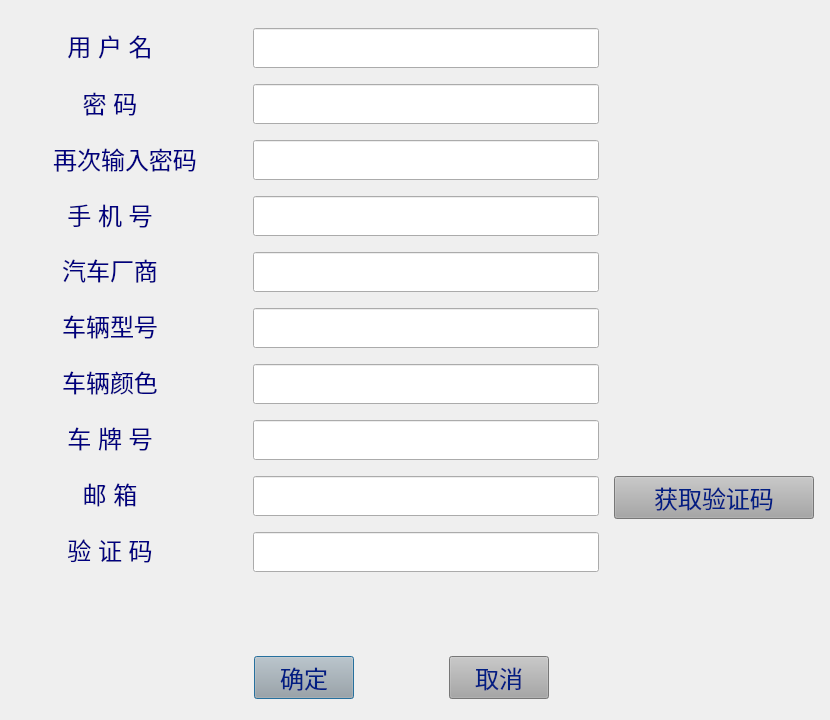
<?xml version="1.0" encoding="UTF-8"?>
<ui version="4.0">
 <class>Regist</class>
 <widget class="QDialog" name="Regist">
  <property name="geometry">
   <rect>
    <x>0</x>
    <y>0</y>
    <width>830</width>
    <height>720</height>
   </rect>
  </property>
  <property name="windowTitle">
   <string>欢迎注册爱停车</string>
  </property>
  <property name="styleSheet">
   <string notr="true">QDialog
{
	background-image:url(:/new/prefix1/picture/water_zhu_heibai.jpg)
}</string>
  </property>
  <widget class="QLineEdit" name="register_email_edit">
   <property name="geometry">
    <rect>
     <x>253</x>
     <y>476</y>
     <width>346</width>
     <height>40</height>
    </rect>
   </property>
   <property name="font">
    <font>
     <family>宋体</family>
     <pointsize>14</pointsize>
    </font>
   </property>
   <property name="styleSheet">
    <string notr="true">QLineEdit
{
color:rgb(0,0,127);
}</string>
   </property>
   <property name="clearButtonEnabled">
    <bool>true</bool>
   </property>
  </widget>
  <widget class="QLineEdit" name="register_verification_code_edit">
   <property name="geometry">
    <rect>
     <x>253</x>
     <y>532</y>
     <width>346</width>
     <height>40</height>
    </rect>
   </property>
   <property name="font">
    <font>
     <family>宋体</family>
     <pointsize>14</pointsize>
    </font>
   </property>
   <property name="focusPolicy">
    <enum>Qt::StrongFocus</enum>
   </property>
   <property name="styleSheet">
    <string notr="true">QLineEdit
{
color:rgb(0,0,127);
}</string>
   </property>
   <property name="clearButtonEnabled">
    <bool>true</bool>
   </property>
  </widget>
  <widget class="QLabel" name="register_verification_code_label">
   <property name="geometry">
    <rect>
     <x>10</x>
     <y>532</y>
     <width>200</width>
     <height>36</height>
    </rect>
   </property>
   <property name="font">
    <font>
     <family>Arial</family>
     <pointsize>18</pointsize>
    </font>
   </property>
   <property name="text">
    <string>&lt;html&gt;&lt;head/&gt;&lt;body&gt;&lt;p align=&quot;center&quot;&gt;&lt;span style=&quot; font-size:18pt; color:#00007f;&quot;&gt;验 证 码&lt;/span&gt;&lt;/p&gt;&lt;/body&gt;&lt;/html&gt;</string>
   </property>
  </widget>
  <widget class="QLabel" name="register_phonenumber_label">
   <property name="geometry">
    <rect>
     <x>10</x>
     <y>196</y>
     <width>200</width>
     <height>38</height>
    </rect>
   </property>
   <property name="text">
    <string>&lt;html&gt;&lt;head/&gt;&lt;body&gt;&lt;p align=&quot;center&quot;&gt;&lt;span style=&quot; font-size:18pt; color:#00007f;&quot;&gt;手 机 号&lt;/span&gt;&lt;/p&gt;&lt;/body&gt;&lt;/html&gt;</string>
   </property>
  </widget>
  <widget class="QLabel" name="register_car_factory_label">
   <property name="geometry">
    <rect>
     <x>10</x>
     <y>252</y>
     <width>200</width>
     <height>36</height>
    </rect>
   </property>
   <property name="font">
    <font>
     <family>Arial</family>
     <pointsize>18</pointsize>
    </font>
   </property>
   <property name="text">
    <string>&lt;html&gt;&lt;head/&gt;&lt;body&gt;&lt;p align=&quot;center&quot;&gt;&lt;span style=&quot; font-size:18pt; color:#00007f;&quot;&gt;汽车厂商&lt;/span&gt;&lt;/p&gt;&lt;/body&gt;&lt;/html&gt;</string>
   </property>
  </widget>
  <widget class="QLineEdit" name="register_password_agin_edit">
   <property name="geometry">
    <rect>
     <x>253</x>
     <y>140</y>
     <width>346</width>
     <height>40</height>
    </rect>
   </property>
   <property name="font">
    <font>
     <family>宋体</family>
     <pointsize>14</pointsize>
    </font>
   </property>
   <property name="styleSheet">
    <string notr="true">QLineEdit
{
color:rgb(0,0,127);
}</string>
   </property>
   <property name="echoMode">
    <enum>QLineEdit::Password</enum>
   </property>
   <property name="clearButtonEnabled">
    <bool>true</bool>
   </property>
  </widget>
  <widget class="QPushButton" name="register_enter_button">
   <property name="geometry">
    <rect>
     <x>254</x>
     <y>656</y>
     <width>100</width>
     <height>43</height>
    </rect>
   </property>
   <property name="sizePolicy">
    <sizepolicy hsizetype="Fixed" vsizetype="Fixed">
     <horstretch>0</horstretch>
     <verstretch>0</verstretch>
    </sizepolicy>
   </property>
   <property name="sizeIncrement">
    <size>
     <width>30</width>
     <height>30</height>
    </size>
   </property>
   <property name="font">
    <font>
     <family>Arial</family>
     <pointsize>18</pointsize>
    </font>
   </property>
   <property name="toolTip">
    <string/>
   </property>
   <property name="styleSheet">
    <string notr="true">QPushButton
{
background-color:rgb(166,166,166);
color:rgb(0,30,131);
}

QPushButton:hover
{
background-color:rgb(239,239,239);
color:back;
}</string>
   </property>
   <property name="text">
    <string>确定</string>
   </property>
  </widget>
  <widget class="QLabel" name="register_car_model_label">
   <property name="geometry">
    <rect>
     <x>10</x>
     <y>308</y>
     <width>200</width>
     <height>36</height>
    </rect>
   </property>
   <property name="font">
    <font>
     <family>Arial</family>
     <pointsize>18</pointsize>
    </font>
   </property>
   <property name="text">
    <string>&lt;html&gt;&lt;head/&gt;&lt;body&gt;&lt;p align=&quot;center&quot;&gt;&lt;span style=&quot; font-size:18pt; color:#00007f;&quot;&gt;车辆型号&lt;/span&gt;&lt;/p&gt;&lt;/body&gt;&lt;/html&gt;</string>
   </property>
  </widget>
  <widget class="QLabel" name="register_car_color_label">
   <property name="geometry">
    <rect>
     <x>10</x>
     <y>364</y>
     <width>200</width>
     <height>36</height>
    </rect>
   </property>
   <property name="font">
    <font>
     <family>Arial</family>
     <pointsize>18</pointsize>
    </font>
   </property>
   <property name="text">
    <string>&lt;html&gt;&lt;head/&gt;&lt;body&gt;&lt;p align=&quot;center&quot;&gt;&lt;span style=&quot; font-size:18pt; color:#00007f;&quot;&gt;车辆颜色&lt;/span&gt;&lt;/p&gt;&lt;/body&gt;&lt;/html&gt;</string>
   </property>
  </widget>
  <widget class="QLineEdit" name="register_car_model_edit">
   <property name="geometry">
    <rect>
     <x>253</x>
     <y>308</y>
     <width>346</width>
     <height>40</height>
    </rect>
   </property>
   <property name="font">
    <font>
     <family>宋体</family>
     <pointsize>14</pointsize>
    </font>
   </property>
   <property name="styleSheet">
    <string notr="true">QLineEdit
{
color:rgb(0,0,127);
}</string>
   </property>
   <property name="echoMode">
    <enum>QLineEdit::Normal</enum>
   </property>
   <property name="clearButtonEnabled">
    <bool>true</bool>
   </property>
  </widget>
  <widget class="QLabel" name="register_tooltip_label">
   <property name="geometry">
    <rect>
     <x>113</x>
     <y>591</y>
     <width>600</width>
     <height>45</height>
    </rect>
   </property>
   <property name="font">
    <font>
     <family>宋体</family>
     <pointsize>16</pointsize>
    </font>
   </property>
   <property name="text">
    <string/>
   </property>
  </widget>
  <widget class="QLabel" name="register_password_label">
   <property name="geometry">
    <rect>
     <x>10</x>
     <y>84</y>
     <width>200</width>
     <height>38</height>
    </rect>
   </property>
   <property name="font">
    <font>
     <family>Arial</family>
     <pointsize>18</pointsize>
    </font>
   </property>
   <property name="text">
    <string>&lt;html&gt;&lt;head/&gt;&lt;body&gt;&lt;p align=&quot;center&quot;&gt;&lt;span style=&quot; font-size:18pt; color:#00007f;&quot;&gt;密 码&lt;/span&gt;&lt;/p&gt;&lt;/body&gt;&lt;/html&gt;</string>
   </property>
  </widget>
  <widget class="QLineEdit" name="register_car_color_edit">
   <property name="geometry">
    <rect>
     <x>253</x>
     <y>364</y>
     <width>346</width>
     <height>40</height>
    </rect>
   </property>
   <property name="font">
    <font>
     <family>宋体</family>
     <pointsize>14</pointsize>
    </font>
   </property>
   <property name="styleSheet">
    <string notr="true">QLineEdit
{
color:rgb(0,0,127);
}</string>
   </property>
   <property name="echoMode">
    <enum>QLineEdit::Normal</enum>
   </property>
   <property name="clearButtonEnabled">
    <bool>true</bool>
   </property>
  </widget>
  <widget class="QLineEdit" name="register_password_edit">
   <property name="geometry">
    <rect>
     <x>253</x>
     <y>84</y>
     <width>346</width>
     <height>40</height>
    </rect>
   </property>
   <property name="font">
    <font>
     <family>宋体</family>
     <pointsize>14</pointsize>
    </font>
   </property>
   <property name="styleSheet">
    <string notr="true">QLineEdit
{
color:rgb(0,0,127);
}</string>
   </property>
   <property name="echoMode">
    <enum>QLineEdit::Password</enum>
   </property>
   <property name="clearButtonEnabled">
    <bool>true</bool>
   </property>
  </widget>
  <widget class="QLabel" name="register_username_label">
   <property name="geometry">
    <rect>
     <x>10</x>
     <y>28</y>
     <width>200</width>
     <height>36</height>
    </rect>
   </property>
   <property name="font">
    <font>
     <family>Arial</family>
     <pointsize>18</pointsize>
    </font>
   </property>
   <property name="text">
    <string>&lt;html&gt;&lt;head/&gt;&lt;body&gt;&lt;p align=&quot;center&quot;&gt;&lt;span style=&quot; font-size:18pt; color:#00007f;&quot;&gt;用 户 名&lt;/span&gt;&lt;/p&gt;&lt;/body&gt;&lt;/html&gt;</string>
   </property>
  </widget>
  <widget class="QLineEdit" name="register_phonenumber_edit">
   <property name="geometry">
    <rect>
     <x>253</x>
     <y>196</y>
     <width>346</width>
     <height>40</height>
    </rect>
   </property>
   <property name="font">
    <font>
     <family>宋体</family>
     <pointsize>14</pointsize>
    </font>
   </property>
   <property name="focusPolicy">
    <enum>Qt::StrongFocus</enum>
   </property>
   <property name="styleSheet">
    <string notr="true">QLineEdit
{
color:rgb(0,0,127);
}</string>
   </property>
   <property name="echoMode">
    <enum>QLineEdit::Normal</enum>
   </property>
   <property name="clearButtonEnabled">
    <bool>true</bool>
   </property>
  </widget>
  <widget class="QLabel" name="register_password_agin_label">
   <property name="geometry">
    <rect>
     <x>10</x>
     <y>140</y>
     <width>230</width>
     <height>38</height>
    </rect>
   </property>
   <property name="font">
    <font>
     <family>Arial</family>
     <pointsize>18</pointsize>
    </font>
   </property>
   <property name="text">
    <string>&lt;html&gt;&lt;head/&gt;&lt;body&gt;&lt;p align=&quot;center&quot;&gt;&lt;span style=&quot; font-size:18pt; color:#00007f;&quot;&gt;再次输入密码&lt;/span&gt;&lt;/p&gt;&lt;/body&gt;&lt;/html&gt;</string>
   </property>
  </widget>
  <widget class="QPushButton" name="register_cancel_button">
   <property name="geometry">
    <rect>
     <x>449</x>
     <y>656</y>
     <width>100</width>
     <height>43</height>
    </rect>
   </property>
   <property name="sizePolicy">
    <sizepolicy hsizetype="Fixed" vsizetype="Fixed">
     <horstretch>0</horstretch>
     <verstretch>0</verstretch>
    </sizepolicy>
   </property>
   <property name="font">
    <font>
     <family>Arial</family>
     <pointsize>18</pointsize>
    </font>
   </property>
   <property name="toolTip">
    <string>提交注册信息</string>
   </property>
   <property name="styleSheet">
    <string notr="true">QPushButton
{
background-color:rgb(166,166,166);
color:rgb(0,30,131);
}

QPushButton:hover
{
background-color:rgb(239,239,239);
color:back;
}</string>
   </property>
   <property name="text">
    <string>取消</string>
   </property>
  </widget>
  <widget class="QLineEdit" name="register_car_factory_edit">
   <property name="geometry">
    <rect>
     <x>253</x>
     <y>252</y>
     <width>346</width>
     <height>40</height>
    </rect>
   </property>
   <property name="font">
    <font>
     <family>宋体</family>
     <pointsize>14</pointsize>
    </font>
   </property>
   <property name="styleSheet">
    <string notr="true">QLineEdit
{
color:rgb(0,0,127);
}</string>
   </property>
   <property name="echoMode">
    <enum>QLineEdit::Normal</enum>
   </property>
   <property name="clearButtonEnabled">
    <bool>true</bool>
   </property>
  </widget>
  <widget class="QPushButton" name="register_get_verification_code_btn">
   <property name="geometry">
    <rect>
     <x>614</x>
     <y>476</y>
     <width>200</width>
     <height>43</height>
    </rect>
   </property>
   <property name="font">
    <font>
     <family>Arial</family>
     <pointsize>18</pointsize>
    </font>
   </property>
   <property name="contextMenuPolicy">
    <enum>Qt::DefaultContextMenu</enum>
   </property>
   <property name="layoutDirection">
    <enum>Qt::LeftToRight</enum>
   </property>
   <property name="styleSheet">
    <string notr="true">QPushButton
{
background-color:rgb(166,166,166);
color:rgb(0,30,131);
}

QPushButton:hover
{
background-color:rgb(239,239,239);
color:back;
}</string>
   </property>
   <property name="text">
    <string>获取验证码</string>
   </property>
  </widget>
  <widget class="QLabel" name="register_email_label">
   <property name="geometry">
    <rect>
     <x>10</x>
     <y>476</y>
     <width>200</width>
     <height>36</height>
    </rect>
   </property>
   <property name="font">
    <font>
     <family>Arial</family>
     <pointsize>18</pointsize>
    </font>
   </property>
   <property name="text">
    <string>&lt;html&gt;&lt;head/&gt;&lt;body&gt;&lt;p align=&quot;center&quot;&gt;&lt;span style=&quot; font-size:18pt; color:#00007f;&quot;&gt;邮 箱&lt;/span&gt;&lt;/p&gt;&lt;/body&gt;&lt;/html&gt;</string>
   </property>
  </widget>
  <widget class="QLineEdit" name="register_plate_number_edit">
   <property name="geometry">
    <rect>
     <x>253</x>
     <y>420</y>
     <width>346</width>
     <height>40</height>
    </rect>
   </property>
   <property name="font">
    <font>
     <family>宋体</family>
     <pointsize>14</pointsize>
    </font>
   </property>
   <property name="styleSheet">
    <string notr="true">QLineEdit
{
color:rgb(0,0,127);
}</string>
   </property>
   <property name="echoMode">
    <enum>QLineEdit::Normal</enum>
   </property>
   <property name="clearButtonEnabled">
    <bool>true</bool>
   </property>
  </widget>
  <widget class="QLineEdit" name="register_username_edit">
   <property name="geometry">
    <rect>
     <x>253</x>
     <y>28</y>
     <width>346</width>
     <height>40</height>
    </rect>
   </property>
   <property name="sizePolicy">
    <sizepolicy hsizetype="Expanding" vsizetype="Fixed">
     <horstretch>0</horstretch>
     <verstretch>0</verstretch>
    </sizepolicy>
   </property>
   <property name="font">
    <font>
     <family>宋体</family>
     <pointsize>14</pointsize>
    </font>
   </property>
   <property name="styleSheet">
    <string notr="true">QLineEdit
{
color:rgb(0,0,127);
placeholder:'请输入中文',
}</string>
   </property>
   <property name="inputMask">
    <string/>
   </property>
   <property name="clearButtonEnabled">
    <bool>true</bool>
   </property>
  </widget>
  <widget class="QLabel" name="register_plate_number_label">
   <property name="geometry">
    <rect>
     <x>10</x>
     <y>420</y>
     <width>200</width>
     <height>36</height>
    </rect>
   </property>
   <property name="font">
    <font>
     <family>Arial</family>
     <pointsize>18</pointsize>
    </font>
   </property>
   <property name="text">
    <string>&lt;html&gt;&lt;head/&gt;&lt;body&gt;&lt;p align=&quot;center&quot;&gt;&lt;span style=&quot; font-size:18pt; color:#00007f;&quot;&gt;车 牌 号&lt;/span&gt;&lt;/p&gt;&lt;/body&gt;&lt;/html&gt;</string>
   </property>
  </widget>
 </widget>
 <resources>
  <include location="background.qrc"/>
 </resources>
 <connections/>
</ui>
